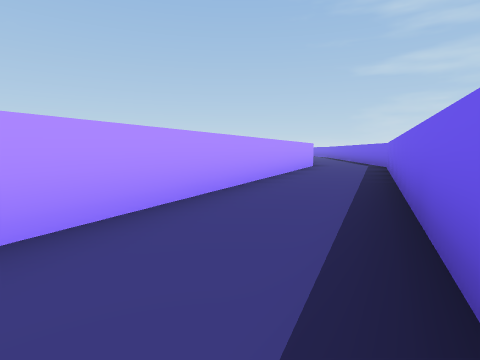
view 1 (above)

15 first-person views from a walk through a scene from a Unity 3-D project. The camera is 0.29 m above the floor, tilts 6° down and sees 80° across. The floor is counted in squares, 0.5 m on a side. Each view is taken from the middle of a square. On the plan, view 1 faces up. The plan holds only what a view shows up to about 9 squares ahead; the rest is blank. The place goes on beyond the plan.

view 2
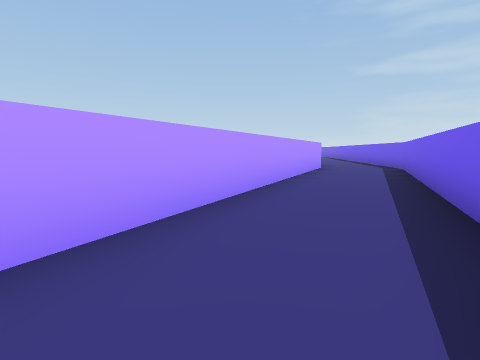

view 3
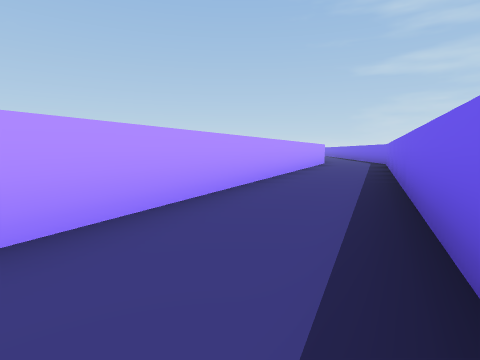

view 4
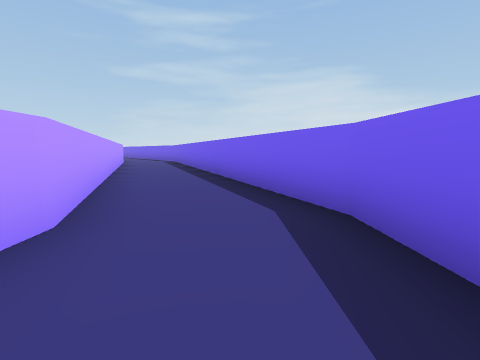

view 5
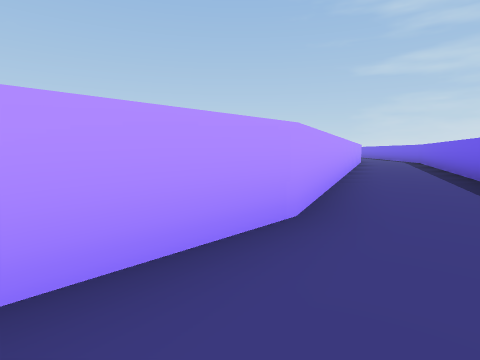

view 6
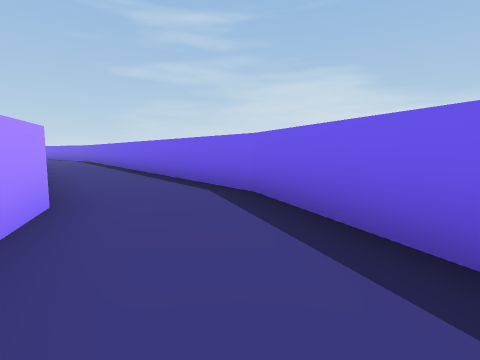

view 7
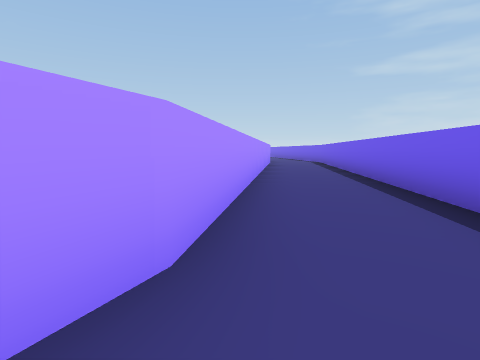

view 8
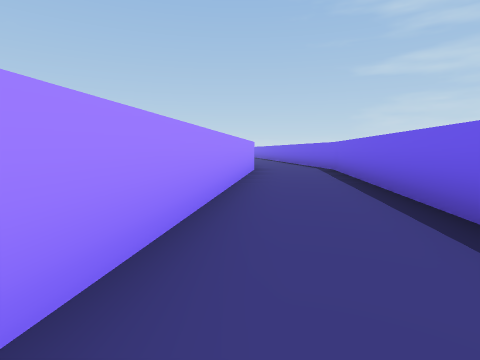

view 9
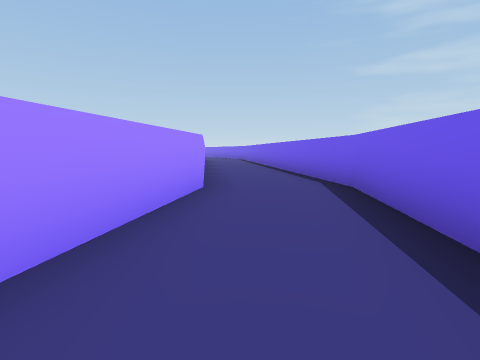

view 10
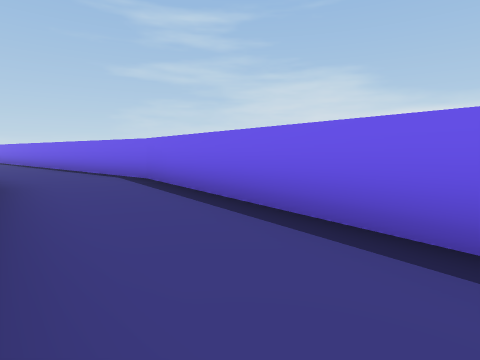

view 11
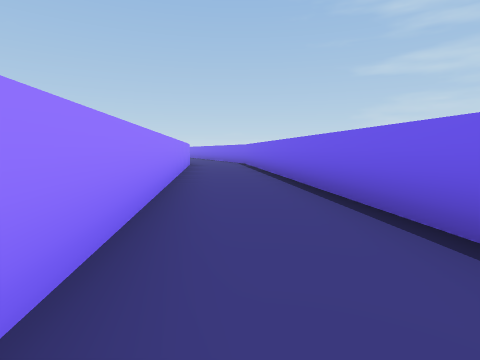

view 12
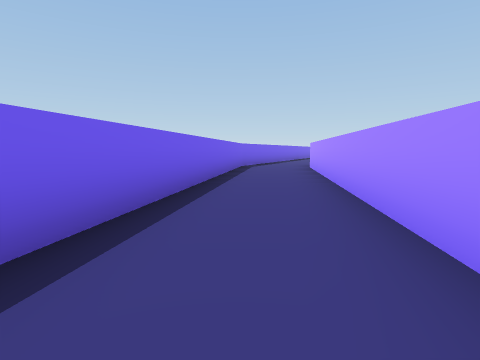

view 13
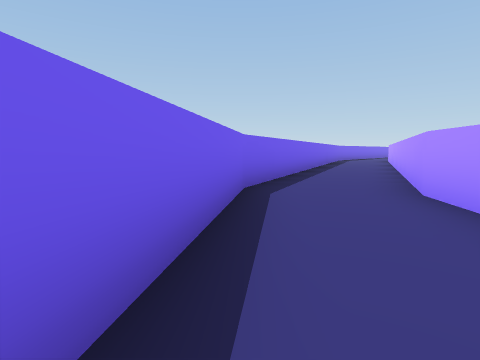

view 14
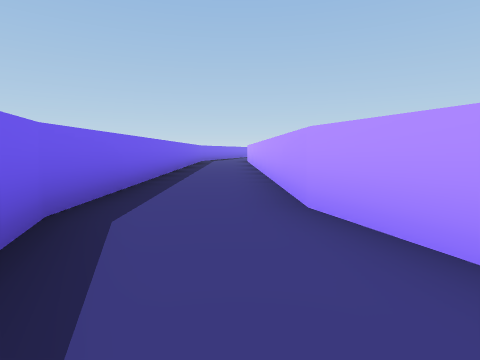

view 15
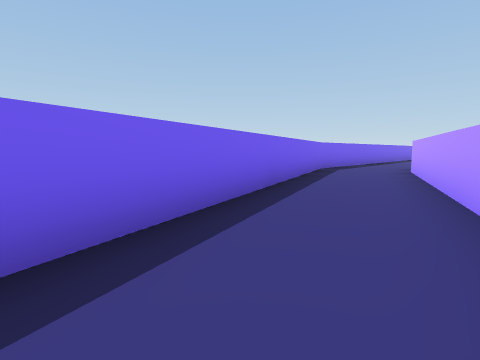

### Floor plan
Key: @ floor where view 1 was taken; # wall or solid block; . floor; ^ raised ledge.
Columns run from 5 left of view 1 to 7 right of it. Each row starts with its distance up from view 1.
 27          ^.##
 26          ^..#
 25          #..#
 24          ^..#
 23          ^..#
 22          ^..#
 21          ^..#
 20          ^..#
 19          ^..#
 18         ##.##
 17         #..#
 16         #..#
 15         ^..#
 14         ^..#
 13         ^..#
 12         ^..#
 11        ##.##
 10        #..#
  9        ^..#
  8       ^..##
  7       #..#
  6      ##.##
  5      ^..#
  4     ##.##
  3     #..#
  2    #^..#
  1    #..##
  0   ##.@#
 -1  ##..##
 -2 ##...#
 -3 #...##

Positions as (right, up) in squares from view 1, and headings:
1: (0, 0), facing up
2: (0, 1), facing up
3: (-1, -2), facing up
4: (-3, -3), facing up-right
5: (-3, -3), facing up
6: (2, 7), facing up-right
7: (3, 9), facing up
8: (4, 14), facing up
9: (5, 18), facing up
10: (4, 17), facing up-right
11: (5, 23), facing up
12: (5, 20), facing down
13: (5, 14), facing down
14: (0, 1), facing down-left
15: (2, 7), facing down
